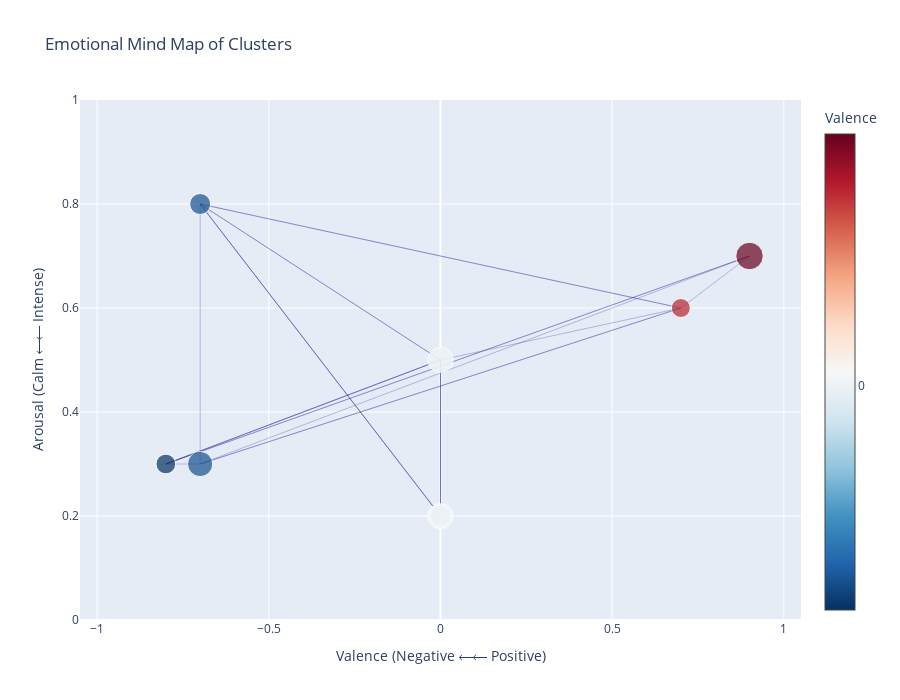

Source (notebook cell):
### Code cell
sizes = df_clusters["size"]
size_scaled = 10 + 5 * np.log1p(sizes)

node_trace = go.Scatter(
    x=df_clusters["valence"],
    y=df_clusters["arousal"],
    mode="markers",
    marker=dict(
        size=size_scaled,
        color=df_clusters["valence"],
        colorscale="RdBu",
        reversescale=True,
        showscale=True,
        colorbar=dict(
            title="Valence",
            tickmode="linear",
        ),
    ),
    hovertemplate=(
        "<b>Cluster %{customdata[0]}</b><br>"
        "Size: %{customdata[1]}<br>"
        "Emotion: %{customdata[2]}<br>"
        "Valence: %{x:.2f}<br>"
        "Arousal: %{y:.2f}<br><br>"
        "%{customdata[3]}<extra></extra>"
    ),
    customdata=np.stack(
        [
            df_clusters["cluster_id"],
            df_clusters["size"],
            df_clusters["emotion_label"],
            df_clusters["medoid_text_full"],
        ],
        axis=1,
    ),
)

fig = go.Figure(data=[edge_trace, node_trace])
fig.update_layout(
    title="Emotional Mind Map of Clusters",
    xaxis=dict(
        title="Valence (Negative ⟵⟵ Positive)",
        range=[-1.05, 1.05],
    ),
    yaxis=dict(
        title="Arousal (Calm ⟵⟵ Intense)",
        range=[0.0, 1.0],
    ),
    showlegend=False,
    width=900,
    height=700,
)

fig.show()

### Figure 1 — Plotly figure (JSON) as saved in the notebook; plotly's stock layout.template omitted (floating-point values rounded to 4 significant figures)
{"data": [{"hoverinfo": "none", "line": {"color": "rgba(0, 0, 150, 0.3)", "width": 0.8}, "mode": "lines", "type": "scatter", "x": [0.9, -0.8, null, 0.9, 0.7, null, 0.9, -0.7, null, 0, -0.7, null, 0, 0, null, 0, 0, null, 0, 0, null, 0, 0, null, 0, 0, null, -0.8, 0, null, -0.8, 0.9, null, -0.8, 0, null, 0, -0.8, null, 0, 0, null, 0, 0, null, 0, 0, null, 0, 0, null, 0, -0.7, null, -0.7, 0.7, null, -0.7, -0.7, null, -0.7, -0.8, null, 0.7, -0.7, null, 0.7, -0.7, null, 0.7, 0, null, 0, 0, null, 0, 0, null, 0, -0.7, null, -0.7, 0.7, null, -0.7, 0, null, -0.7, 0, null], "y": [0.7, 0.3, null, 0.7, 0.6, null, 0.7, 0.3, null, 0.5, 0.8, null, 0.5, 0.2, null, 0.5, 0.5, null, 0.2, 0.2, null, 0.2, 0.2, null, 0.2, 0.5, null, 0.3, 0.5, null, 0.3, 0.7, null, 0.3, 0.5, null, 0.5, 0.3, null, 0.5, 0.5, null, 0.5, 0.2, null, 0.2, 0.2, null, 0.2, 0.2, null, 0.2, 0.8, null, 0.3, 0.6, null, 0.3, 0.8, null, 0.3, 0.3, null, 0.6, 0.3, null, 0.6, 0.8, null, 0.6, 0.5, null, 0.2, 0.2, null, 0.2, 0.2, null, 0.2, 0.8, null, 0.8, 0.6, null, 0.8, 0.2, null, 0.8, 0.5, null]}, {"customdata": [[0, 32, "joy", "I enjoyed a quiet moment today that made me feel genuinely content. I wish those moments lasted longer. A simple routine task made me feel grounded."], [1, 14, "realization", "I had a moment where the future didn’t feel so daunting. Maybe things are shifting slowly."], [2, 15, "neutral", "My mind felt cluttered with responsibilities. I couldn’t think straight for half the day. My mind kept looping over tiny details that shouldn't matter."], [3, 6, "sadness", "I felt nostalgic thinking about old friends and moments I’ll never get back. It was bittersweet. For once, I wasn’t overthinking."], [4, 21, "realization", "A familiar smell brought back memories I hadn’t thought about in years. It made me pause for a while."], [5, 20, "neutral", "Trying to keep up with everything drained me more than I expected. I spent some time analyzing my reactions today."], [6, 20, "disappointment", "It felt like I was dragging myself through the day. Even small tasks seemed overwhelming. I felt really down today, like I was underwater emotionally."], [7, 5, "optimism", "I tried grounding techniques, but the tension stayed in my chest. Maybe tomorrow will feel lighter."], [8, 9, "neutral", "I’ve been thinking a lot about why I respond the way I do. It’s uncomfortable, but maybe necessary."], [9, 8, "nervousness", "I felt anxious today, like something bad was about to happen. I've been trying to breathe slowly, but the feeling lingers."]], "hovertemplate": "<b>Cluster %{customdata[0]}</b><br>Size: %{customdata[1]}<br>Emotion: %{customdata[2]}<br>Valence: %{x:.2f}<br>Arousal: %{y:.2f}<br><br>%{customdata[3]}<extra></extra>", "marker": {"color": [0.9, 0.0, 0.0, -0.8, 0.0, 0.0, -0.7, 0.7, 0.0, -0.7], "colorbar": {"tickmode": "linear", "title": {"text": "Valence"}}, "colorscale": [[0, "rgb(103,0,31)"], [0.1, "rgb(178,24,43)"], [0.2, "rgb(214,96,77)"], [0.3, "rgb(244,165,130)"], [0.4, "rgb(253,219,199)"], [0.5, "rgb(247,247,247)"], [0.6, "rgb(209,229,240)"], [0.7, "rgb(146,197,222)"], [0.8, "rgb(67,147,195)"], [0.9, "rgb(33,102,172)"], [1, "rgb(5,48,97)"]], "reversescale": true, "showscale": true, "size": [27.48, 23.54, 23.86, 19.73, 25.46, 25.22, 25.22, 18.96, 21.51, 20.99]}, "mode": "markers", "type": "scatter", "x": [0.9, 0.0, 0.0, -0.8, 0.0, 0.0, -0.7, 0.7, 0.0, -0.7], "y": [0.7, 0.5, 0.2, 0.3, 0.5, 0.2, 0.3, 0.6, 0.2, 0.8]}], "layout": {"height": 700, "showlegend": false, "title": {"text": "Emotional Mind Map of Clusters"}, "width": 900, "xaxis": {"range": [-1.05, 1.05], "title": {"text": "Valence (Negative ⟵⟵ Positive)"}}, "yaxis": {"range": [0, 1], "title": {"text": "Arousal (Calm ⟵⟵ Intense)"}}}}
